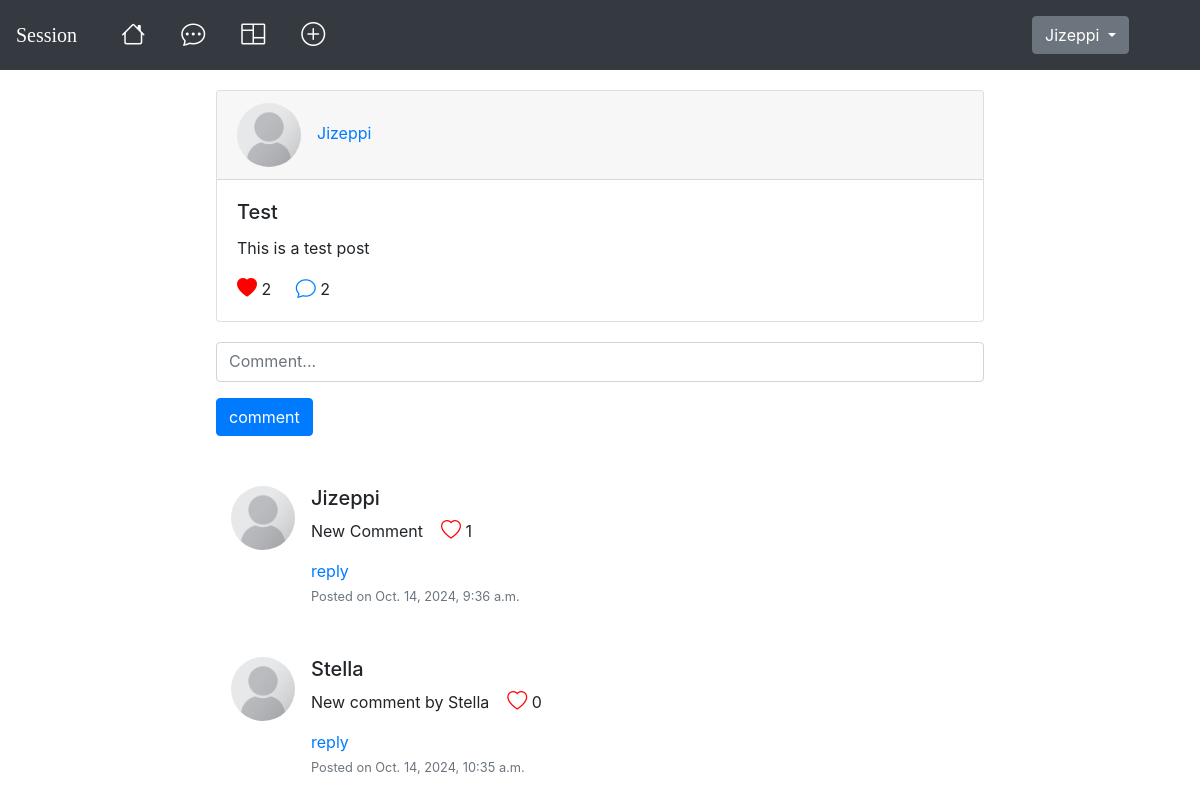
The page /post/1/ (signed in) on the database as committed earlier.
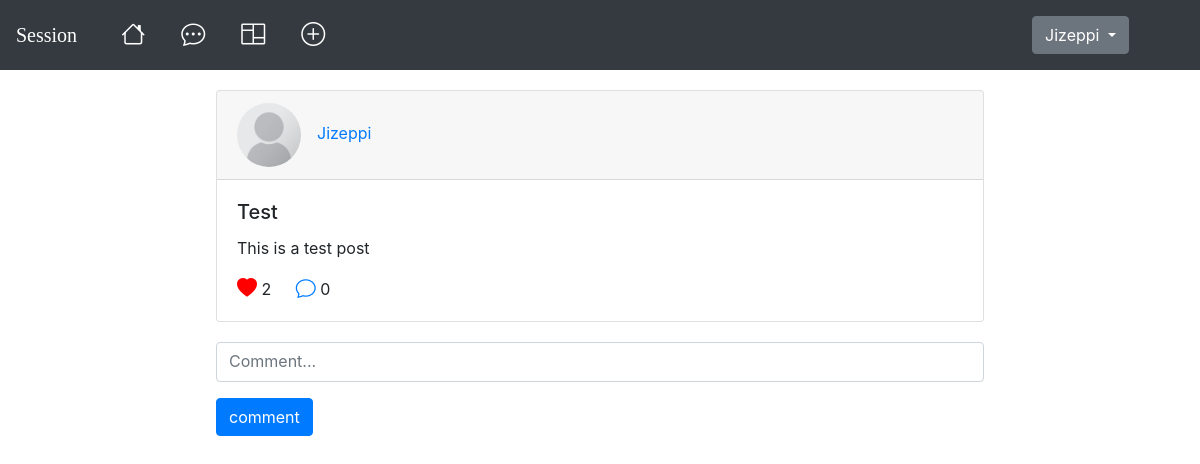
The same page on the database as committed later.
### session/models.py (models this page shows, shortened)
class Profile(models.Model):
    user = models.OneToOneField(User, on_delete=models.CASCADE)
    profile_picture = models.ImageField(upload_to='profile_images/', default='default.png', blank=True, null=True)
    bio = models.TextField(max_length=500, blank=True)

class Post(models.Model):
    title = models.CharField(max_length=255)
    content = models.TextField()
    created_at = models.DateTimeField(auto_now_add=True)
    likes = models.ManyToManyField(User, related_name='liked_posts')
    author = models.ForeignKey(settings.AUTH_USER_MODEL, on_delete=models.CASCADE, related_name='posts')
    def number_of_likes(self):
        return self.likes.count()

class Comment(models.Model):
    post = models.ForeignKey(Post, on_delete=models.CASCADE, related_name='comments')
    author = models.ForeignKey(User, on_delete=models.CASCADE)
    content = models.TextField()
    created_at = models.DateTimeField(auto_now_add=True)
    liked_by = models.ManyToManyField(User, related_name='comment_likes', blank=True)
    parent_comment = models.ForeignKey('self', null=True, blank=True, related_name='replies', on_delete=models.CASCADE)
    def like_count(self):
        return self.liked_by.count()

### session/views.py (the view)
# urls.py: path('post/<int:id>/', views.post_detail, name='post_detail'),
@login_required(login_url='/login/')
def post_detail(request, id):
    post = get_object_or_404(Post, id=id)
    comments_count = post.comments.count()
    comments = post.comments.filter(parent_comment=None)
    if request.method == 'POST':
        comment_form = CommentForm(request.POST)
        if comment_form.is_valid():
            new_comment = comment_form.save(commit=False)
            new_comment.post = post
            new_comment.author = request.user
            parent_comment_id = request.POST.get('parent_comment')
            if parent_comment_id:
                new_comment.parent_comment = get_object_or_404(Comment, id=parent_comment_id)
            new_comment.save()
            return redirect('post_detail', id=post.id)
    else:
        comment_form = CommentForm()
    context = {
        'post': post,
        'comments_count': comments_count,
        'comments': comments,
        'comment_form': comment_form,
    }
    return render(request, 'post_detail.html', context)

### session/forms.py
class CommentForm(forms.ModelForm):
    class Meta:
        model = Comment
        fields = ['content']
        widgets = {
            'content': forms.Textarea(attrs={'placeholder': 'Comment...'})
        }

### session/templates/post_detail.html (shortened to what this page needs)
{% extends 'base.html' %}
{% load crispy_forms_tags %}
{% load static %}
{% block content %}
<nav class="navbar navbar-expand-lg navbar-dark bg-dark">
    <a class="navbar-brand" href="{% url 'post_list' %}">Session</a>
    <div class="collapse navbar-collapse" id="navbarText">
      <ul class="navbar-nav mr-auto">
        <li class="nav-item active">
          <a class="nav-link" href="#"><i class="bi bi-house h4" title="Home"></i> <span class="sr-only">(current)</span></a>
        </li>
        {% if user.is_authenticated %}
        <li class="nav-item">
          <a class="nav-link actions" href="#"><i class="bi bi-chat-dots h4" title="Messages"></i></a>
        </li>
        {% endif %}
        <li class="nav-item">
          <a class="nav-link actions" href="#"><i class="bi bi-columns h4" title="For You"></i></a>
        </li>
        {% if user.is_authenticated %}
        <li class="nav-item">
          <a href="{% url 'create_post' %}" class="nav-link new-post"><i class="bi bi-plus-circle h4" title="New Post"></i></a>
        </li>
        {% endif %}
      </ul>
      {% if user.is_authenticated %}
      <span class="navbar-text">
        <div class="dropdown">
          <button class="btn btn-secondary dropdown-toggle" type="button" id="dropdownMenuButton" data-toggle="dropdown" aria-haspopup="true" aria-expanded="false">
            {{ user.username }}
          </button>
        </div>
      </span>
      {% endif %}
    </div>
</nav>
<div class="container" style="margin-top: 20px;">
    <div class="card post-card">
        <div class="card-header">
            <img src="{{ user.profile.profile_picture.url }}" class="mr-3 rounded-circle article-img" alt="User image" style="height: 64px;"><a href="{% url 'profile' post.author.username %}" class="author">{{ post.author }}</a>
        </div>
        <div class="card-body">
        <h5 class="card-title">{{ post.title }}</h5>
        <p class="card-text">{{ post.content }}</p>
            {% if request.user in post.likes.all %}
            <a href="{% url 'like_post' post.id %}" class="card-link"><i class="bi bi-heart-fill h5"></i></a>&nbsp;{{ post.number_of_likes }}
            {% else %}
            <a href="{% url 'like_post' post.id %}" class="card-link"><i class="bi bi-heart h5"></i></a>&nbsp;{{ post.number_of_likes }}
            {% endif %}
            <a href="{% url 'post_detail' post.id %}" class="card-link"><i class="bi bi-chat h5"></i></a>&nbsp;{{ comments_count }}
        </div>
    </div>
    <form method="post">
        {{ comment_form|crispy }}
        <button type="submit" class="btn btn-primary" style="margin-left: 171px;">comment</button>
    </form>
</div>
{% for comment in comments %}
<div class="container" style="max-width: 768px; margin-top: 50px;">
    <div class="media mb-4">
        <img src="{{ user.profile.profile_picture.url }}" class="mr-3 rounded-circle article-img" alt="User image" style="height: 64px;">
        <div class="media-body">
            <h5 class="mt-0">{{ comment.author.username }}</h5>
            <p>{{ comment.content }} &nbsp;&nbsp; {% if request.user in comment.liked_by.all %}
            <a href="{% url 'like_comment' comment.id %}" class="card-link"><i class="bi bi-heart-fill h5"></i></a>&nbsp;{{ comment.like_count }}
            {% else %}
            <a href="{% url 'like_comment' comment.id %}" class="card-link"><i class="bi bi-heart h5"></i></a>&nbsp;{{ comment.like_count }}
            {% endif %} </p>
            <a  data-toggle="collapse" href="#collapseExample{{ comment.id }}" role="button" aria-expanded="false" aria-controls="collapseExample">reply</a><br>
            <small class="text-muted">Posted on {{ comment.created_at }}</small>
        </div>
    </div>
</div>
    {% endfor %}
{% endblock %}

### session/templates/base.html (shortened to what this page needs)
{% load static %}
<!DOCTYPE html>
<html lang="en">
<head>
    <link rel="stylesheet" href="https://stackpath.bootstrapcdn.com/bootstrap/4.5.2/css/bootstrap.min.css">
    <link rel="stylesheet" href="https://cdn.jsdelivr.net/npm/bootstrap-icons@1.5.0/font/bootstrap-icons.css" />
    <link rel="stylesheet" href="{% static 'styles.css' %}">
</head>
<body>
    <main>
        {% block content %}{% endblock %}
    </main>
</body>
</html>

### session/static/styles.css (style rules this page uses)
.navbar-brand { font-family: copperplate, fantasy; }
.nav-item { margin-left: 20px; }
.bi.bi-chat-dots { color: white; }
.bi.bi-columns { color: white; }
.bi.bi-plus-circle { color: white; }
.dropdown-toggle { margin-right: 55px; }
.post-card { width: 48rem; margin: auto; margin-bottom: 20px; }
.author { text-decoration: none; }
.bi.bi-heart-fill { color: red; }
#div_id_content { max-width: 768px; margin-left: 171px; }
textarea.form-control { resize: none; height: 40px; }

Rows that differ between the two databases and show on the page:
removed Comment: profile.profile_picture (placeholder picture), author.username "Jizeppi", content "New Comment", like_count "1", created_at "Oct. 14, 2024, 9:36 a.m."
removed Comment: profile.profile_picture (placeholder picture), author.username "Stella", content "New comment by Stella", like_count "0", created_at "Oct. 14, 2024, 10:35 a.m."
Other text that changed with them:
{{ comments_count }}: "2" → "0"
